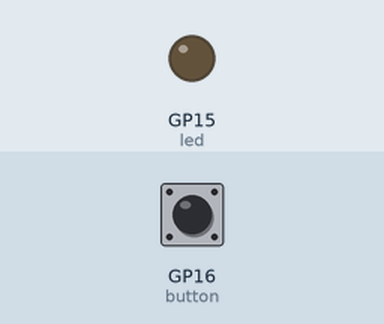
This program was run on a simulated Raspberry Pi Pico running MicroPython. On the bench: output pins drawn as LEDs (lit = HIGH). The test bench sets the inputs (shaded band); at power-on: GP16 (button) HIGH.

Above: at 1.2 s.
1.3 s: GP16 (button) pulled LOW for 0.15 s
At 2.5 s:
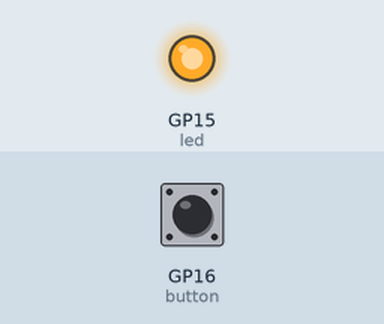
2.9 s: GP16 (button) pulled LOW for 1 s
At 3.8 s:
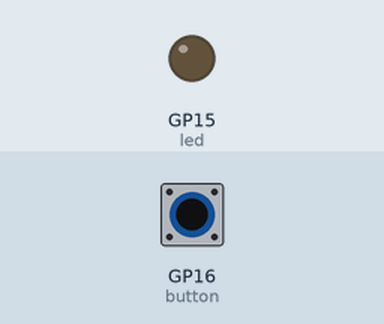
5.4 s: GP16 (button) pulled LOW for 3.2 s
At 5.7 s:
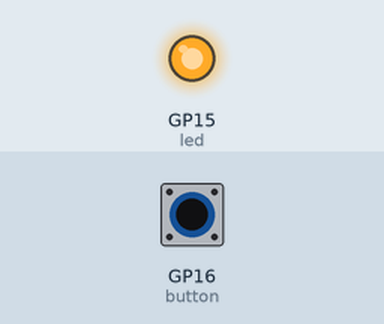
Timing chart, 0 to 8.4 s (numbered marks = the images above; inputs shaded):
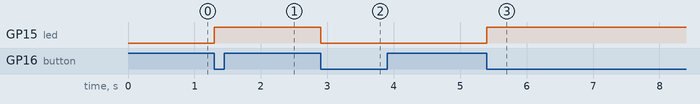

The program:

Interrupts.py
```python
import machine
import utime

# Define the button and LED pins
button = machine.Pin(16, machine.Pin.IN, machine.Pin.PULL_UP)
led = machine.Pin(15, machine.Pin.OUT)

# Define an interrupt handler function
def button_interrupt(pin):
    led.toggle()  # Toggle the state of the LED

# Configure an interrupt on the button pin for falling edge (button press)
button.irq(trigger=machine.Pin.IRQ_FALLING, handler=button_interrupt)

while True:
    utime.sleep(1)  # Main loop can perform other tasks or sleep
```

Measured:
- after the input at 1.3 s, GP15 (led): LOW → HIGH at once
- after the input at 2.9 s, GP15 (led): HIGH → LOW at once
- after the input at 5.4 s, GP15 (led): LOW → HIGH at once
